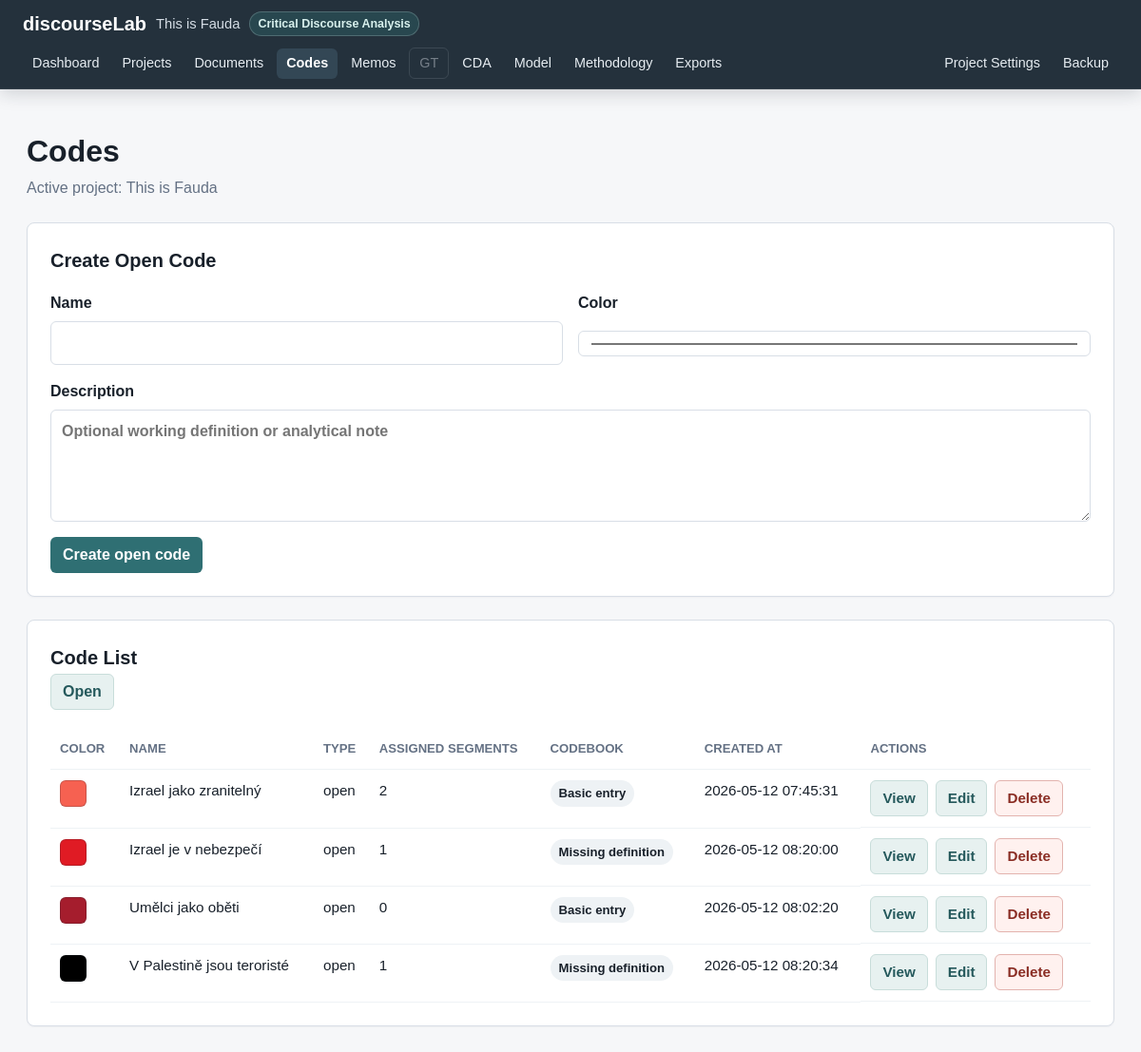
The page /codes on the database as committed earlier.
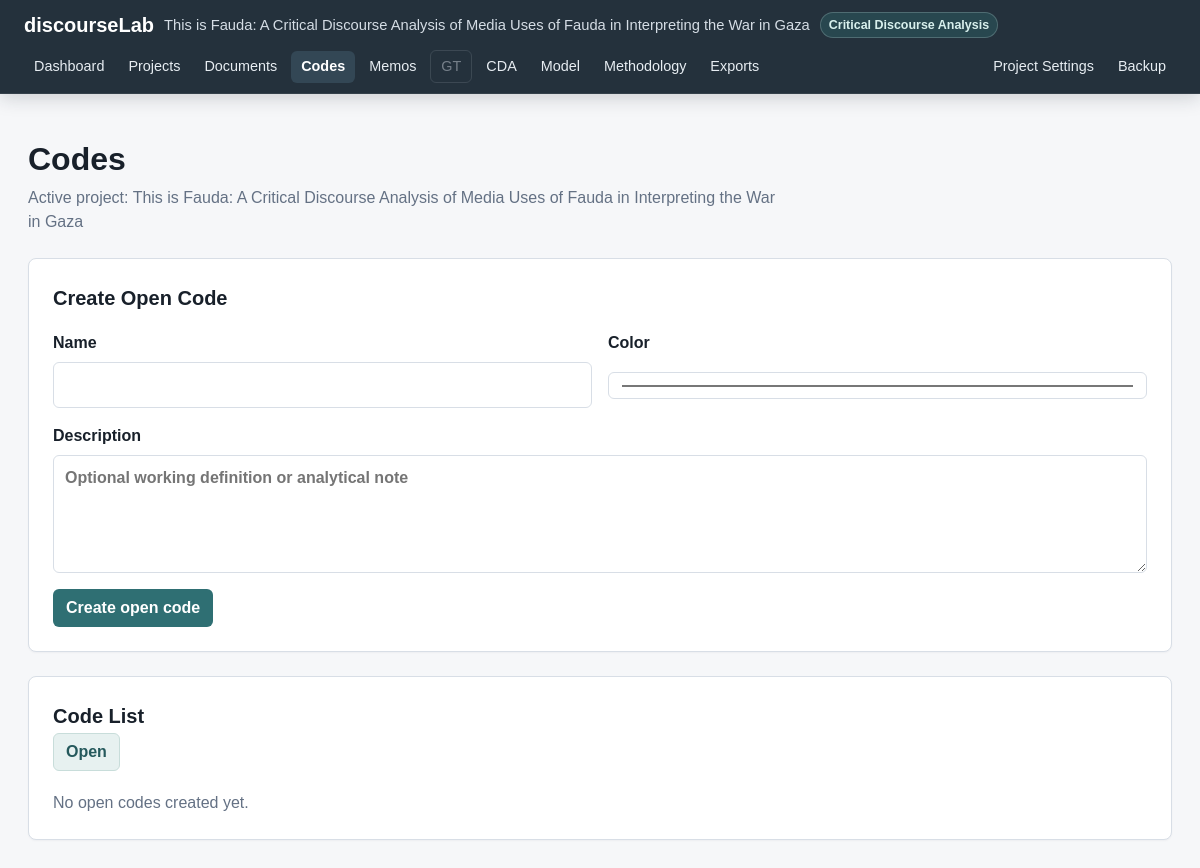
The same page on the database as committed later.
### tables this page shows
CREATE TABLE projects (
    id INTEGER PRIMARY KEY AUTOINCREMENT,
    name TEXT NOT NULL,
    description TEXT,
    created_at TEXT NOT NULL DEFAULT CURRENT_TIMESTAMP,
    updated_at TEXT NOT NULL DEFAULT CURRENT_TIMESTAMP
, methodology_mode TEXT NOT NULL DEFAULT 'mixed', status TEXT NOT NULL DEFAULT 'active', last_opened_at TEXT, research_goal TEXT, principal_investigator TEXT);

CREATE TABLE codes (
    id INTEGER PRIMARY KEY AUTOINCREMENT,
    project_id INTEGER NOT NULL,
    name TEXT NOT NULL,
    description TEXT,
    code_type TEXT NOT NULL DEFAULT 'open',
    color TEXT NOT NULL DEFAULT '#2563eb',
    parent_id INTEGER,
    definition TEXT,
    include_when TEXT,
    exclude_when TEXT,
    example TEXT,
    analytical_note TEXT,
    created_at TEXT NOT NULL DEFAULT CURRENT_TIMESTAMP,
    updated_at TEXT NOT NULL DEFAULT CURRENT_TIMESTAMP, gt_conditions TEXT, gt_context TEXT, gt_actions_interactions TEXT, gt_consequences TEXT, gt_properties TEXT, gt_dimensions TEXT, gt_theoretical_note TEXT,
    FOREIGN KEY (project_id) REFERENCES projects (id) ON DELETE CASCADE,
    FOREIGN KEY (parent_id) REFERENCES codes (id) ON DELETE SET NULL
);

### app.py (the view)
    @app.route("/codes")
    def codes():
        active_project = get_active_project()
        code_type_filter = request.args.get("code_type", "all").strip()
        if not project_supports_gt(active_project):
            code_type_filter = "open"
        codes_rows = get_codes_for_project(active_project["id"], code_type_filter)
        return render_template(
            "codes.html",
            title="Codes",
            active_page="codes",
            active_project=active_project,
            codes=codes_rows,
            code_type_filter=code_type_filter,
            default_code_color=DEFAULT_CODE_COLOR,
            supports_gt=project_supports_gt(active_project),
        )

### app.py (called while the page is built)
def get_db() -> sqlite3.Connection:
    if "db" not in g:
        g.db = sqlite3.connect(DATABASE)
        g.db.row_factory = sqlite3.Row
        g.db.execute("PRAGMA foreign_keys = ON")
    return g.db

def query_one(sql: str, params: tuple = ()) -> sqlite3.Row | None:
    return get_db().execute(sql, params).fetchone()

def query_all(sql: str, params: tuple = ()) -> list[sqlite3.Row]:
    return get_db().execute(sql, params).fetchall()

def get_project(project_id: int) -> sqlite3.Row | None:
    return query_one(
        """
        SELECT id, name, description, methodology_mode, status, last_opened_at,
               research_goal, principal_investigator, created_at, updated_at
        FROM projects
        WHERE id = ? AND status != 'deleted'
        """,
        (project_id,),
    )

def project_supports_gt(project: sqlite3.Row | dict) -> bool:
    return project["methodology_mode"] in {"gt", "mixed"}

def project_supports_cda(project: sqlite3.Row | dict) -> bool:
    return project["methodology_mode"] in {"cda", "mixed"}

### templates/codes.html (shortened to what this page needs)
{% extends "base.html" %}
{% block content %}
<section class="page-header">
    <h1>Codes</h1>
    <p>Active project: {{ active_project.name }}</p>
</section>
<section class="info-panel import-panel">
    <h2>Create Open Code</h2>
    <form class="document-form" action="{{ url_for('create_code') }}" method="post">
        <div class="form-grid">
            <label>
                <span>Name</span>
                <input type="text" name="name" required>
            </label>
            <label>
                <span>Color</span>
                <input type="color" name="color" value="{{ default_code_color }}">
            </label>
        </div>
        <label>
            <span>Description</span>
            <textarea name="description" rows="4" placeholder="Optional working definition or analytical note"></textarea>
        </label>
        <button type="submit" class="button-primary">Create open code</button>
    </form>
</section>
<section class="info-panel">
    <h2>Code List</h2>
    <div class="detail-actions">
        {% set filters = [("all", "All"), ("open", "Open"), ("axial", "Axial"), ("category", "Category")] if supports_gt else [("open", "Open")] %}
        {% for value, label in filters %}
            <a class="button-secondary" href="{{ url_for('codes', code_type=value) }}">{{ label }}</a>
        {% endfor %}
    </div>
    {% if codes %}
        <div class="table-wrap">
            <table class="data-table">
                <thead>
                    <tr>
                        <th>Color</th>
                        <th>Name</th>
                        <th>Type</th>
                        <th>Assigned segments</th>
                        <th>Codebook</th>
                        <th>Created at</th>
                        <th>Actions</th>
                    </tr>
                </thead>
                <tbody>
                    {% for code in codes %}
                        <tr>
                            <td><span class="color-swatch" style="background: {{ code.color }}"></span></td>
                            <td>{{ code.name }}</td>
                            <td>{{ code.code_type }}</td>
                            <td>{{ code.assigned_segment_count }}</td>
                            <td><span class="status-badge">{{ code.completeness }}</span></td>
                            <td>{{ code.created_at }}</td>
                            <td class="actions-cell">
                                <a class="button-secondary" href="{{ url_for('code_detail', code_id=code.id) }}">View</a>
                                {% if code.code_type in ["axial", "category"] and supports_gt %}
                                    <a class="button-secondary" href="{{ url_for('edit_gt_code', code_id=code.id) }}">Edit</a>
                                {% else %}
                                    <a class="button-secondary" href="{{ url_for('edit_code', code_id=code.id) }}">Edit</a>
                                {% endif %}
                                <form class="confirm-delete" data-confirm="Delete this code? Its assignments to segments will be removed." action="{{ url_for('delete_code', code_id=code.id) }}" method="post">
                                    <button type="submit" class="button-danger">Delete</button>
                                </form>
                            </td>
                        </tr>
                    {% endfor %}
                </tbody>
            </table>
        </div>
    {% else %}
        <p>No open codes created yet.</p>
    {% endif %}
</section>
{% endblock %}

### templates/base.html (shortened to what this page needs)
<!doctype html>
<html lang="en">
<head>
    <link rel="stylesheet" href="{{ url_for('static', filename='style.css') }}">
</head>
<body>
    <div class="app-shell">
        <header class="topbar" aria-label="Application navigation">
            <div class="topbar-brand">
                <a class="app-name" href="{{ url_for('dashboard') }}">discourseLab</a>
                <span class="app-project">{{ active_project.name if active_project else "No active project" }}</span>
                {% if active_project %}
                    <span class="methodology-badge">{{ methodology_mode_labels[active_project.methodology_mode] }}</span>
                {% endif %}
            </div>
            <nav class="top-nav" aria-label="Main navigation">
                <a href="{{ url_for('dashboard') }}" class="{{ 'active' if active_page == 'dashboard' else '' }}">Dashboard</a>
                <a href="{{ url_for('projects') }}" class="{{ 'active' if active_page == 'projects' else '' }}">Projects</a>
                <a href="{{ url_for('documents') }}" class="{{ 'active' if active_page == 'documents' else '' }}">Documents</a>
                <a href="{{ url_for('codes') }}" class="{{ 'active' if active_page == 'codes' else '' }}">Codes</a>
                <a href="{{ url_for('memos') }}" class="{{ 'active' if active_page == 'memos' else '' }}">Memos</a>
                {% if supports_gt %}
                    <a href="{{ url_for('gt_workspace') }}" class="{{ 'active' if active_page == 'gt' else '' }}">GT</a>
                {% else %}
                    <span class="nav-disabled">GT</span>
                {% endif %}
                {% if supports_cda %}
                    <a href="{{ url_for('cda_workspace') }}" class="{{ 'active' if active_page == 'cda' else '' }}">CDA</a>
                {% else %}
                    <span class="nav-disabled">CDA</span>
                {% endif %}
                <a href="{{ url_for('model_builder') }}" class="{{ 'active' if active_page == 'model' else '' }}">Model</a>
                <a href="{{ url_for('methodology') }}" class="{{ 'active' if active_page == 'methodology' else '' }}">Methodology</a>
                <a href="{{ url_for('exports') }}" class="{{ 'active' if active_page == 'exports' else '' }}">Exports</a>
            </nav>
            {% if active_project %}
                <nav class="top-nav top-nav-actions" aria-label="Project actions">
                    <a href="{{ url_for('edit_project', project_id=active_project.id) }}">Project Settings</a>
                    <a href="{{ url_for('export_project_backup') }}">Backup</a>
                </nav>
            {% endif %}
        </header>
        <main class="content">
            {% block content %}{% endblock %}
        </main>
    </div>
</body>
</html>

Rows that differ between the two databases and show on the page:
no longer on this page (row edited): projects: name "This is Fauda", methodology_mode "Critical Discourse Analysis"
no longer on this page (row unchanged): codes: name "Izrael jako zranitelný", code_type "open", assigned_segment_count "2", completeness "Basic entry", created_at "2026-05-12 07:45:31"
no longer on this page (row unchanged): codes: name "Izrael je v nebezpečí", code_type "open", assigned_segment_count "1", completeness "Missing definition", created_at "2026-05-12 08:20:00"
no longer on this page (row unchanged): codes: name "Umělci jako oběti", code_type "open", assigned_segment_count "0", completeness "Basic entry", created_at "2026-05-12 08:02:20"
no longer on this page (row unchanged): codes: name "V Palestině jsou teroristé", code_type "open", assigned_segment_count "1", completeness "Missing definition", created_at "2026-05-12 08:20:34"
added projects: name "This is Fauda: A Critical Discourse Analysis of Media Uses of Fauda in Interpreting the War in Gaza", methodology_mode "Critical Discourse Analysis"
Other text that changed with them:
text no longer shown: "COLOR NAME TYPE ASSIGNED SEGMENTS CODEBOOK CREATED AT ACTIONS"
text now shown: "No open codes created yet."
